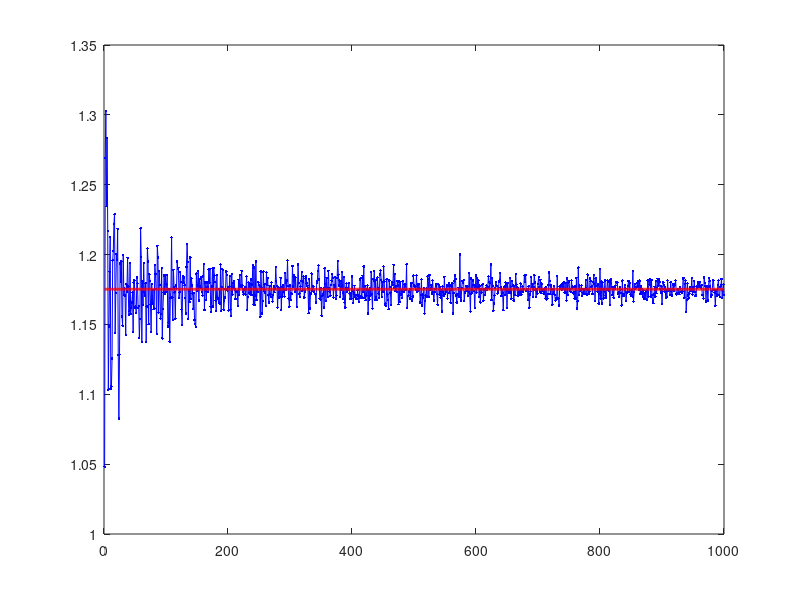

This figure's MATLAB source:
clear;clc;
%Estimating the mean of a random variable y = f(X)
j=1;
for i=[1:20:2e4]
Y = rand(i,1);
X = exp(-1+2*Y);
mu_y(j,1) = mean(X);
j = j+1;
end
plot(mu_y,'b.-');
hold on;
plot(0.5*(exp(1)-exp(-1))*ones(length(mu_y),1),'r','LineWidth',2);
